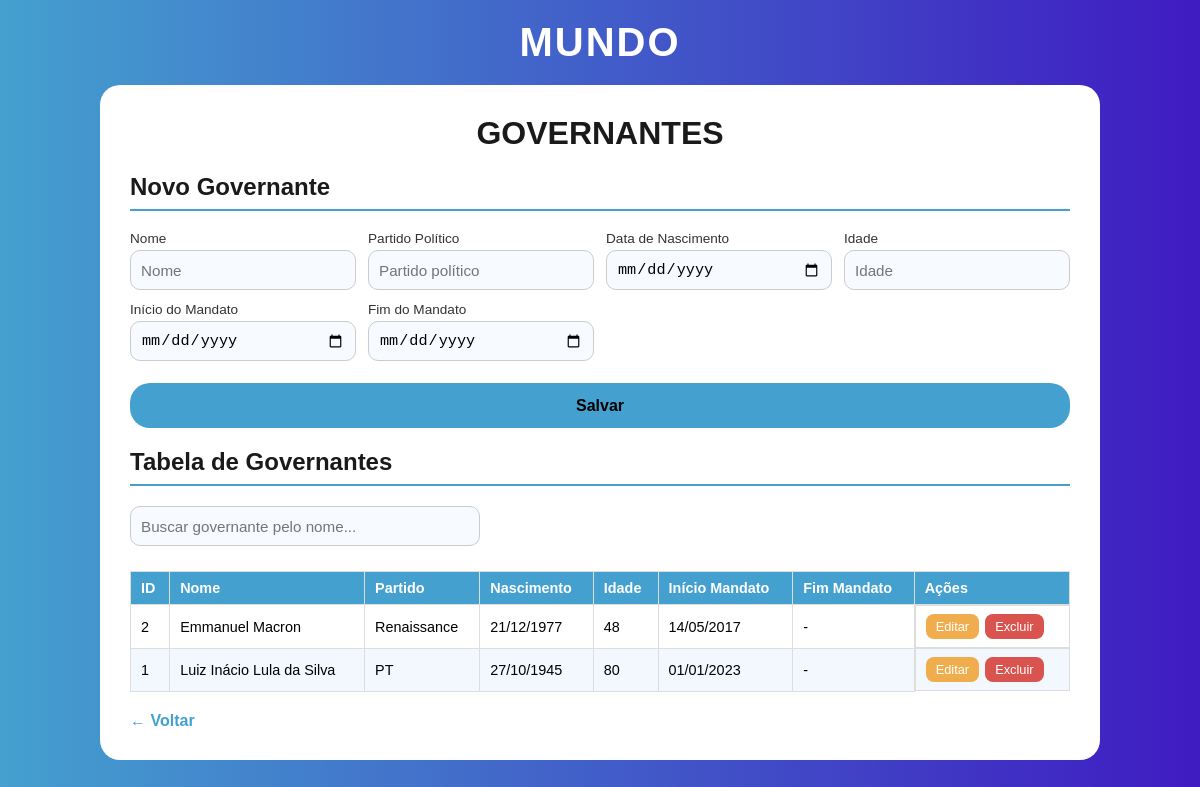
Page /frontend/governante.php on the committed database.
### tables this page shows
CREATE TABLE governantes (
    id_governante INT AUTO_INCREMENT PRIMARY KEY,
    nome VARCHAR(150) NOT NULL,
    partido_politico VARCHAR(100) NOT NULL,
    data_nascimento DATE NOT NULL,
    idade INT NOT NULL,
    data_inicio_mandato DATE NOT NULL,
    data_final_mandato DATE
);

### frontend/governante.php (the view, shortened to what this page needs)
<?php include "../backend/conexao.php"; ?>
<?php
$editando = null;
?>
<!DOCTYPE html>
<html lang="pt-br">
<head>
    <link rel="stylesheet" href="style.css">
</head>
<body>
<header>
    <h1>MUNDO</h1>
</header>
<main class="container">
    <h1>GOVERNANTES</h1>
    <h2><?= $editando ? "Editar Governante" : "Novo Governante" ?></h2>
    <form method="POST" class="cadastro">
        <label>Nome
            <input type="text" name="nome" placeholder="Nome" required
                   value="<?= $editando ? htmlspecialchars($editando['nome']) : '' ?>">
        </label>
        <label>Partido Político
            <input type="text" name="partido" placeholder="Partido político" required
                   value="<?= $editando ? htmlspecialchars($editando['partido_politico']) : '' ?>">
        </label>
        <label>Data de Nascimento
            <input type="date" name="nascimento" required
                   value="<?= $editando ? $editando['data_nascimento'] : '' ?>">
        </label>
        <label>Idade
            <input type="number" name="idade" placeholder="Idade" required min="0"
                   value="<?= $editando ? $editando['idade'] : '' ?>">
        </label>
        <label>Início do Mandato
            <input type="date" name="inicio" required
                   value="<?= $editando ? $editando['data_inicio_mandato'] : '' ?>">
        </label>
        <label>Fim do Mandato
            <input type="date" name="fim"
                   value="<?= $editando && $editando['data_final_mandato'] ? $editando['data_final_mandato'] : '' ?>">
        </label>
        <button name="salvar"><?= $editando ? "Atualizar" : "Salvar" ?></button>
    </form>
    <h2>Tabela de Governantes</h2>
    <div class="busca">
        <input type="text" placeholder="Buscar governante pelo nome..." data-tabela="tabelaGovernantes">
    </div>
    <div class="tabela-wrapper">
    <table id="tabelaGovernantes">
        <thead>
        <tr>
            <th>ID</th>
            <th>Nome</th>
            <th>Partido</th>
            <th>Nascimento</th>
            <th>Idade</th>
            <th>Início Mandato</th>
            <th>Fim Mandato</th>
            <th>Ações</th>
        </tr>
        </thead>
        <tbody>
        <?php
        $res = $conn->query("SELECT * FROM governantes ORDER BY nome");
        while ($r = $res->fetch_assoc()) {
            $nasc = date("d/m/Y", strtotime($r['data_nascimento']));
            $inicio = date("d/m/Y", strtotime($r['data_inicio_mandato']));
            $fim = $r['data_final_mandato'] ? date("d/m/Y", strtotime($r['data_final_mandato'])) : '-';
            echo "<tr>
                <td>{$r['id_governante']}</td>
                <td>" . htmlspecialchars($r['nome']) . "</td>
                <td>" . htmlspecialchars($r['partido_politico']) . "</td>
                <td>$nasc</td>
                <td>{$r['idade']}</td>
                <td>$inicio</td>
                <td>$fim</td>
                <td class='acoes'>
                    <a class='btn-editar' href='governante.php?editar={$r['id_governante']}'>Editar</a>
                    <a class='btn-excluir' href='governante.php?excluir={$r['id_governante']}' data-nome='" . htmlspecialchars($r['nome']) . "'>Excluir</a>
                </td>
            </tr>";
        }
        ?>
        </tbody>
    </table>
    </div>
    <a href="index.php" class="voltar">&larr; Voltar</a>
</main>
</body>
</html>

### frontend/style.css (style rules this page uses)
* { box-sizing: border-box; }
body { margin: 0; min-height: 100vh; font-family: Arial, Helvetica, sans-serif; background: #44a0cf; background: linear-gradient(90deg, rgba(68, 160, 207, 1) 0%, rgba(63, 27, 194, 1) 100%); padding: 20px; }
header { text-align: center; color: white; margin-bottom: 20px; }
header h1 { margin: 0; font-size: 2.5rem; letter-spacing: 2px; }
input[type="button"], button, .btn { border-radius: 20px; border-style: none; background-color: #44A0CF; color: #000; width: 100%; height: 45px; font-size: 1rem; cursor: pointer; transition: background-color .2s, color .2s; }
.container { max-width: 1000px; margin: 0 auto 40px auto; background-color: #fff; border-radius: 20px; padding: 30px; }
.container h1 { text-align: center; color: #1a1a1a; margin-top: 0; }
.container h2 { color: #1a1a1a; border-bottom: 2px solid #44A0CF; padding-bottom: 8px; }
form.cadastro { display: grid; grid-template-columns: repeat(auto-fit, minmax(180px, 1fr)); gap: 12px; margin-bottom: 20px; }
form.cadastro label { display: flex; flex-direction: column; font-size: .85rem; color: #333; gap: 4px; }
input, select, textarea { border-radius: 10px; border: 1px solid #ccc; background-color: #f7faff; color: #000; padding: 8px 10px; height: 40px; font-size: .95rem; width: 100%; transition: border-color .2s, background-color .2s; }
form.cadastro button { grid-column: 1 / -1; margin-top: 10px; font-weight: bold; }
.tabela-wrapper { overflow-x: auto; }
table { width: 100%; border-collapse: collapse; margin-top: 10px; font-size: .9rem; }
table th, table td { border: 1px solid #ddd; padding: 8px 10px; text-align: left; }
table th { background-color: #44A0CF; color: #fff; }
table tr:nth-child(even) { background-color: #f2f8fd; }
.acoes { display: flex; gap: 6px; }
.acoes a, .acoes button { padding: 5px 10px; border-radius: 8px; border: none; cursor: pointer; font-size: .8rem; text-decoration: none; color: #fff; height: auto; width: auto; }
.btn-editar { background-color: #f0ad4e; }
.btn-excluir { background-color: #d9534f; }
.busca { margin-bottom: 15px; }
.busca input { max-width: 350px; }
.voltar { display: inline-block; margin-top: 20px; text-decoration: none; color: #44A0CF; font-weight: bold; }

### rows in the picture
governantes: id_governante "2", nome "Emmanuel Macron", partido_politico "Renaissance", data_nascimento "21/12/1977", idade "48", data_inicio_mandato "14/05/2017", data_final_mandato "-"
governantes: id_governante "1", nome "Luiz Inácio Lula da Silva", partido_politico "PT", data_nascimento "27/10/1945", idade "80", data_inicio_mandato "01/01/2023", data_final_mandato "-"
